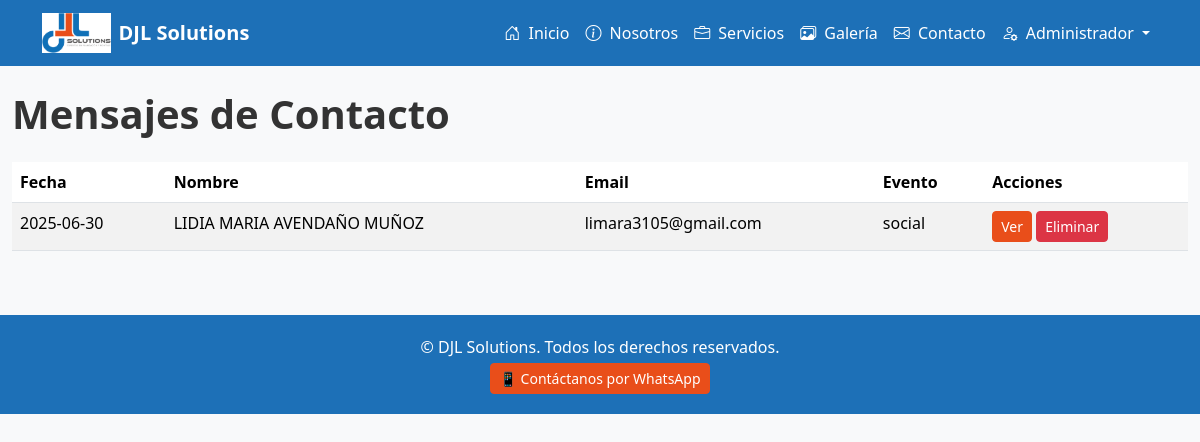
/admin/messages (signed in), run on the app's committed database.
### models.py (models this page shows)
class ContactMessage(db.Model):
    id = db.Column(db.Integer, primary_key=True)
    name = db.Column(db.String(150), nullable=False)
    email = db.Column(db.String(150), nullable=False)
    phone = db.Column(db.String(50), nullable=True)
    company = db.Column(db.String(150), nullable=True)
    event_type = db.Column(db.String(50), nullable=True)
    event_date = db.Column(db.Date, nullable=True)
    attendees = db.Column(db.Integer, nullable=True)
    message = db.Column(db.Text, nullable=False)
    created_at = db.Column(db.DateTime, default=datetime.utcnow)

### app.py (the view)
@app.route('/admin/messages')
@login_required
def admin_messages():
    messages = ContactMessage.query.order_by(ContactMessage.created_at.desc()).all()
    return render_template('admin_messages.html', messages=messages)

### app.py (called while the page is built)
@login_manager.user_loader
def load_user(user_id):
    return User.query.get(int(user_id))

### templates/admin_messages.html
{% extends 'base.html' %}
{% block content %}
<h1 class="fw-bold mb-4">Mensajes de Contacto</h1>
{% if messages %}
<table class="table table-striped">
  <thead>
    <tr>
      <th>Fecha</th>
      <th>Nombre</th>
      <th>Email</th>
      <th>Evento</th>
      <th>Acciones</th>
    </tr>
  </thead>
  <tbody>
    {% for m in messages %}
    <tr>
      <td>{{ m.created_at.strftime('%Y-%m-%d') }}</td>
      <td>{{ m.name }}</td>
      <td>{{ m.email }}</td>
      <td>{{ m.event_type or 'No especificado' }}</td>
      <td>
        <a href="{{ url_for('admin_message_detail', message_id=m.id) }}" class="btn btn-sm btn-primary">Ver</a>
        <form action="{{ url_for('delete_message', message_id=m.id) }}" method="POST" style="display:inline;">
          <button class="btn btn-sm btn-danger" onclick="return confirm('¿Eliminar este mensaje?');">Eliminar</button>
        </form>
      </td>
    </tr>
    {% endfor %}
  </tbody>
</table>
{% else %}
<p class="text-muted">No hay mensajes recibidos.</p>
{% endif %}
{% endblock %}

### static/css/styles.css (style rules this page uses)
body { font-family: 'Segoe UI', Tahoma, Geneva, Verdana, sans-serif; background-color: #f8f9fa; color: #333; }
.btn-primary { background-color: #e94e1a; border-color: #e94e1a; }

### data on the page
ContactMessage: created_at "2025-06-30", name "LIDIA MARIA AVENDAÑO MUÑOZ", email "limara3105@gmail.com", event_type "social"
